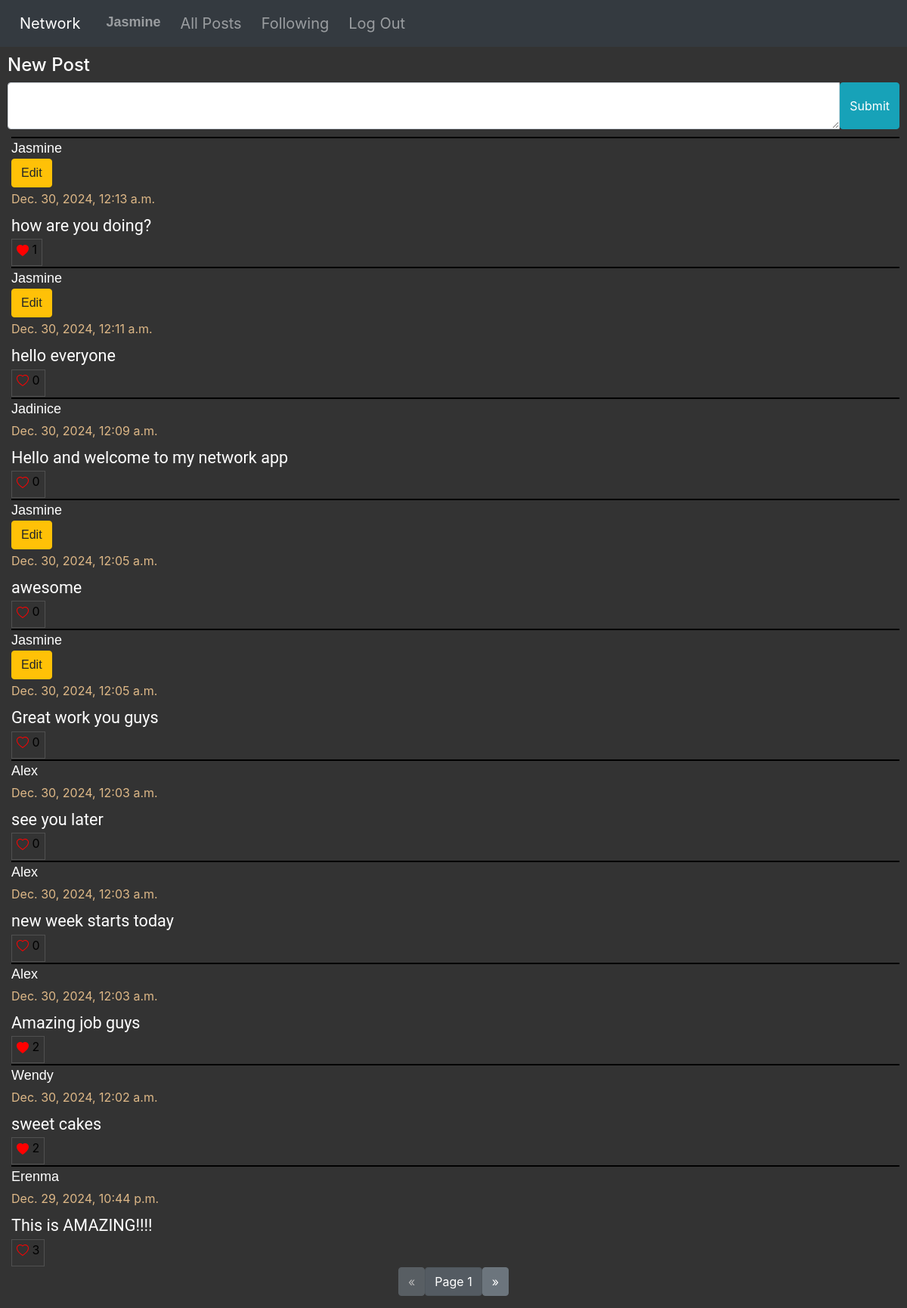
Page / (signed in) on the committed database.
### network/models.py (models this page shows, shortened)
class User(AbstractUser):
    pass

class Posts(models.Model):
    content = models.TextField(blank=False)
    user = models.ForeignKey(User, on_delete=models.CASCADE, related_name="user_posts")
    like = models.IntegerField(default=0)
    time = models.DateTimeField(auto_now_add=True)

### network/views.py (the view)
# urls.py: path("", views.index, name="index"),
def index(request):
    posts = get_page(1)
    liked_posts = liked_list(posts, request.user)
    return render(request, "network/index.html", {
        "posts": posts,
        "liked_posts": liked_posts,
        "pages": "page"
    })

### network/views.py (called while the page is built)
def liked_list(posts, user):
    liked_posts = []
    for post in posts:
        for p in post.liked_usr.all():
            for usr in p.liked_users.all():
                if usr == user:
                    liked_posts.append(post.id)
    return liked_posts

def get_page(page_id):
    posts = Posts.objects.all().order_by('-time')
    return Paginator(posts, 10).page(page_id)

### network/templates/network/index.html (shortened to what this page needs)
{% extends "network/layout.html" %}
{% load static %}
{% block body %}
    <div id="all_posts">
        {% if request.user.is_authenticated %}
            <div id="post-form">
                <h4>New Post</h4>
                <form action="{% url 'new-post' %}" method="POST">
                    <div class="input-group">
                        <textarea class="form-control" aria-label="With textarea" name="content"></textarea>
                        <input type="submit" class="btn btn-info" value="Submit">
                    </div>
                </form>
            </div>
        {% endif %}
        <div id="posts">
            {% for post in posts %}
                <div class="post-item post-content" id="post-item-{{ post.id }}">
                        <p class="post-user">
                            <a href="{% url 'user-posts' post.user.id 1 %}" class="post-user"> {{ post.user }}</a>
                            {% if post.user ==  request.user %}
                                <button onclick="edit_request('{{ post.id }}');" type="button" class="btn btn-warning" >Edit</button>
                            {% endif %}
                        </p>
                        <label class="time-data">{{ post.time }}</label>
                        <br/>
                        <div class="post-text" id="post-text-{{ post.id }}">{{ post.content }}</div>
                        {% if user.is_authenticated %}
                            {% if post.id in liked_posts %}
                                <div id="like-btn-{{ post.id }}">
                                    <button class="like-btn" onclick="like_post('{{ post.id }}');">
                                        <svg xmlns="http://www.w3.org/2000/svg" width="16" height="16" fill="red" class="bi bi-heart-fill" viewBox="0 0 16 16">
                                            <path fill-rule="evenodd" d="M8 1.314C12.438-3.248 23.534 4.735 8 15-7.534 4.736 3.562-3.248 8 1.314z"/>
                                        </svg>
                                        <label class="bi-heart" id="like-no-{{ post.id }}">{{ post.like }}</label>
                                    </button>
                                </div>
                            {% else %}
                                <div id="like-btn-{{ post.id }}">
                                    <button class="like-btn" onclick="like_post('{{ post.id }}');">
                                        <label class="bi-heart" id="like-no-{{ post.id }}">{{ post.like }}</label>
                                    </button>
                                </div>
                            {% endif %}
                        {% endif %}
                </div>
            {% endfor %}
        </div>
    </div>
    <nav aria-label="Page navigation">
            <ul class="pagination justify-content-center">
            {% if posts.has_previous %}
            <li>
                <a href="{% url pages posts.previous_page_number %}">
                <button class="btn btn-secondary"> &laquo; </button>
                </a>
            </li>
            {% else %}
            <li>
                <button class="btn btn-secondary" disabled> &laquo; </button>
            </li>
            {% endif %}
            <li>
                <a href="#">
                    <button class="btn btn-secondary active">Page {{ posts.number }}</button>
                </a>
            </li>
            {% if posts.has_next %}
            <li>
                <a href="{% url pages posts.next_page_number %}">
                    <button class="btn btn-secondary"> &raquo; </button>
                </a>
            </li>
            {% else %}
                <li>
                    <button class="btn btn-secondary" disabled> &raquo; </button>
                </li>
            {% endif %}
            </ul>
    </nav>
{% endblock %}

### network/templates/network/layout.html (shortened to what this page needs)
{% load static %}
<!DOCTYPE html>
<html lang="en">
    <head>
        <link rel="stylesheet" href="https://stackpath.bootstrapcdn.com/bootstrap/4.4.1/css/bootstrap.min.css">
        <link href="{% static 'network/styles.css' %}" rel="stylesheet">
    </head>
    <body>
        <nav class="navbar navbar-expand-lg navbar-dark bg-dark" id="bar">
            <a class="navbar-brand" href="#">Network</a>
            <div>
              <ul class="navbar-nav mr-auto">
                {% if user.is_authenticated %}
                    <li class="nav-item">
                        <a class="nav-link post-user" href="{% url 'user-posts' user.id 1 %}"><strong>{{ user.username }}</strong></a>
                    </li>
                {% endif %}
                <li class="nav-item">
                  <a class="nav-link" href="{% url 'index' %}">All Posts</a>
                </li>
                {% if user.is_authenticated %}
                    <li class="nav-item">
                        <a class="nav-link" href="{% url 'following' 1 %}">Following</a>
                    </li>
                    <li class="nav-item">
                        <a class="nav-link" href="{% url 'logout' %}">Log Out</a>
                    </li>
                {% endif %}
              </ul>
            </div>
          </nav>
        <div class="body">
            {% block body %}
            {% endblock %}
        </div>
    </body>
</html>

### network/static/network/styles.css (style rules this page uses)
body { background-color: #333333; color: black; }
#bar { color: gray; }
.navbar-nav { display: flex; flex-direction: row; }
.nav-item, .navbar-brand { padding-left: 10px; font-size: 20px; }
#post-form { color: white; margin: 10px; }
#posts { margin-left: 10px; margin-right: 10px; }
.post-item { border-top: 2px solid black; font-size: large; }
.post-content { color: white; margin-left: 5px; margin-bottom: 1px; }
.time-data { color: burlywood; font-size: medium; margin-top: 1px; }
.like-btn { background-color: transparent; border: 1px solid #505050; font-size: medium; }
.post-text { font-family: Roboto; font-size: larger; margin-bottom: 1px; }
.post-user { color: white; font-family: Verdana, Geneva, Tahoma, sans-serif; text-transform: capitalize; font-size: large; margin-bottom: 1px; }
.btn-warning { display: flex; justify-content: center; align-items: center; }

### rows in the picture
User: username "Jasmine"
Posts: user "Jasmine", time "Dec. 30, 2024, 12:13 a.m.", content "how are you doing?", like "1"
Posts: user "Jasmine", time "Dec. 30, 2024, 12:11 a.m.", content "hello everyone", like "0"
Posts: user "Jadinice", time "Dec. 30, 2024, 12:09 a.m.", content "Hello and welcome to my network app", like "0"
Posts: user "Jasmine", time "Dec. 30, 2024, 12:05 a.m.", content "awesome", like "0"
Posts: user "Jasmine", time "Dec. 30, 2024, 12:05 a.m.", content "Great work you guys", like "0"
Posts: user "Alex", time "Dec. 30, 2024, 12:03 a.m.", content "see you later", like "0"
Posts: user "Alex", time "Dec. 30, 2024, 12:03 a.m.", content "new week starts today", like "0"
Posts: user "Alex", time "Dec. 30, 2024, 12:03 a.m.", content "Amazing job guys", like "2"
Posts: user "Wendy", time "Dec. 30, 2024, 12:02 a.m.", content "sweet cakes", like "2"
Posts: user "Erenma", time "Dec. 29, 2024, 10:44 p.m.", content "This is AMAZING!!!!", like "3"

### other values in the picture
{{ posts.number }} "1"
